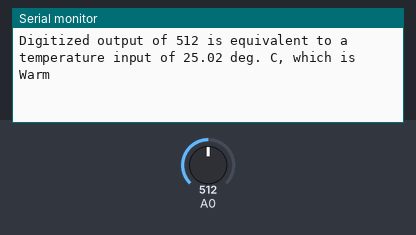
Recording of a program running on a simulated ESP8266 (Wemos D1 mini). On the bench: the last lines printed to the serial monitor. The inputs (shaded band) are chosen by the test bench; at power-on: A0 = 512.

Above: at 2.8 s.
2.9 s: A0 set to 716
At 5.2 s:
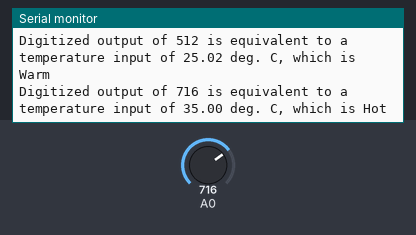
7.5 s: A0 set to 900
At 8.5 s:
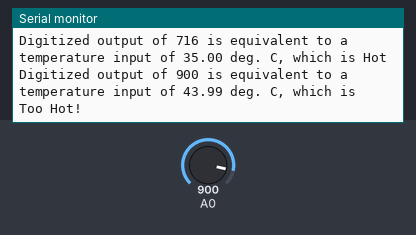
11.5 s: A0 set to 511
At 12.9 s:
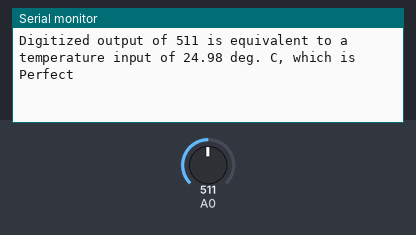
15.5 s: A0 set to 306
At 17.4 s:
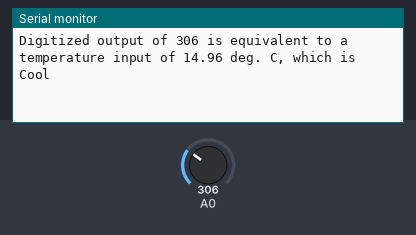
19.5 s: A0 set to 122
At 20.6 s:
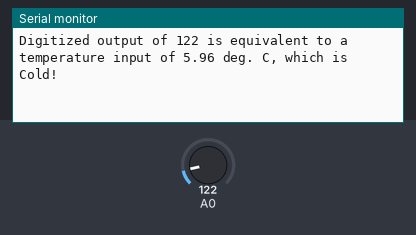

The program:

main.cpp
```cpp
///////////////////////////////////////////////
//09/10/2026
//Version 1
//Tashal Gunatillake
//0306331g@acadiau.ca
//COMP 5163 Analog Signal Lab
///////////////////////////////////////////////

#include <Arduino.h>

void setup() {
    Serial.begin(115200);
}

void loop() {

    int iVal = analogRead(A0);

    float temperature = iVal * 50.0f / 1023.0f;

    Serial.print("Digitized output of ");
    Serial.print(iVal);
    Serial.print(" is equivalent to a temperature input of ");
    Serial.print(temperature, 2);
    Serial.print(" deg. C, which is ");

    if (temperature < 10.0f) {
        Serial.println("Cold!");
    } else if (temperature < 15.0f) {
        Serial.println("Cool");
    } else if (temperature < 25.0f) {
        Serial.println("Perfect");
    } else if (temperature < 30.0f) {
        Serial.println("Warm");
    } else if (temperature <= 35.0f) {
        Serial.println("Hot");
    } else {
        Serial.println("Too Hot!");
    }

    delay(2000);
}
```

Measured:
- after the input at 2.9 s, the serial monitor: prints a new line after 1.1 s (image 1)
- after the input at 7.5 s, the serial monitor: prints a new line after 0.51 s (image 2)
- after the input at 11.5 s, the serial monitor: prints a new line after 0.52 s (image 3)
- after the input at 15.5 s, the serial monitor: prints a new line after 0.52 s (image 4)
- after the input at 19.5 s, the serial monitor: prints a new line after 0.53 s (image 5)
